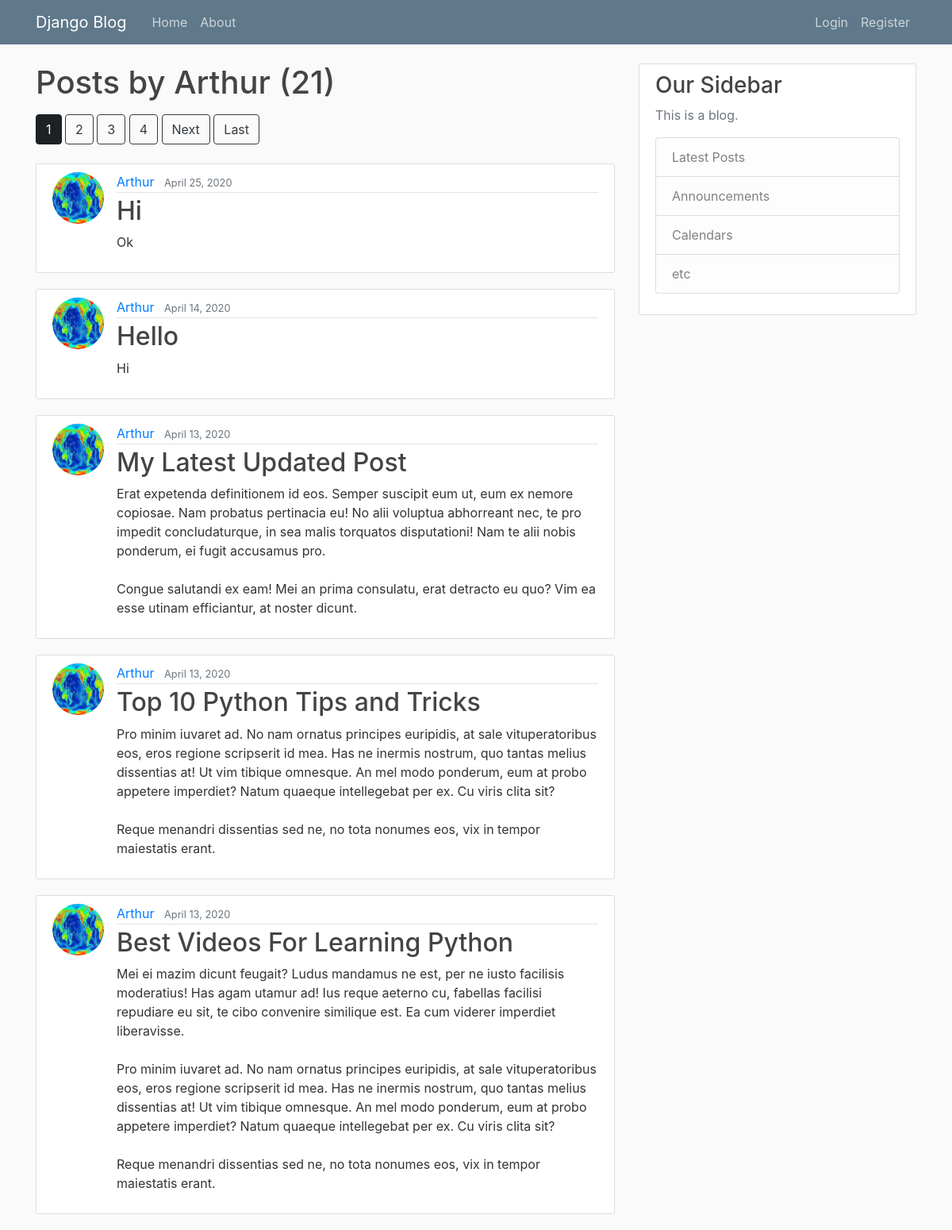
Screenshot of /user/Arthur with the database file from the repository.
### webapp/models.py (models this page shows, shortened)
class Post(models.Model):
    title = models.CharField(max_length=50)
    content = models.TextField(max_length=300)
    date = models.DateTimeField(default=timezone.now)
    author = models.ForeignKey(User, on_delete=models.CASCADE)

### users/models.py (models this page shows, shortened)
class Profile(models.Model):
    user = models.OneToOneField(User, on_delete=models.CASCADE,)
    image = models.ImageField(default='default.jpg', upload_to='profile_pics')

### webapp/views.py (the view)
# urls.py: path("user/<str:username>", UserPostListView.as_view(), name="user-posts"),
class UserPostListView(ListView):
    model = Post
    template_name = 'webapp/userposts.html'
    context_object_name = 'posts'
    ordering = ['-date']
    paginate_by = 5
    def get_queryset(self):
        user = get_object_or_404(User, username=self.kwargs.get('username'))
        return Post.objects.filter(author=user).order_by('-date')

### webapp/templates/webapp/userposts.html (shortened to what this page needs)
{% extends "webapp/base.html" %}
{% block content %}
    <h1 class="mb-3">Posts by {{ view.kwargs.username }} ({{ page_obj.paginator.count }})</h1>
    <div>
        {% if is_paginated %}
        {% for num in page_obj.paginator.page_range %}
            {% if page_obj.number == num %}
                <a class="btn btn-dark text-white active mb-4" href="?page={{ num }}">{{ num }}</a>
            {% elif num > page_obj.number|add:'-4' and num < page_obj.number|add:'4' %}
                <a class="btn btn-outline-dark mb-4" href="?page={{ num }}">{{ num }}</a>
            {% endif %}
        {% endfor %}
        {% if page_obj.has_next %}
            <a class="btn btn-outline-dark mb-4" href="?page={{ page_obj.next_page_number }}">Next</a>
            <a class="btn btn-outline-dark mb-4" href="?page={{ page_obj.paginator.num_pages }}">Last</a>
        {% endif %}
    {% endif %}
    </div>
    {% for post in posts %}
        <article class="media content-section">
            <img class="rounded-circle article-img" src="{{ post.author.profile.image.url }}">
            <div class="media-body">
                <div class="article-metadata">
                    <a class="mr-2" href="{% url 'webapp:user-posts' post.author.username %}">{{ post.author }}</a>
                    <small class="text-muted">{{ post.date|date:"F d, Y" }}</small>
                </div>
                <h2><a class="article-title" href="/post/{{ post.id }}/">{{ post.title }}</a></h2>
                <p class="article-content">{{ post.content }}</p>
            </div>
        </article>
    {% endfor %}
{% endblock content %}

### webapp/static/webapp/main.css (style rules this page uses)
body { background: rgb(250, 250, 250); color: rgb(51, 51, 51); margin-top: 5rem; }
h1, h2, h3, h4, h5, h6 { color: rgb(68, 68, 68); }
.content-section { background: rgb(255, 255, 255); padding: 10px 20px; border: 1px solid rgb(221, 221, 221); border-radius: 3px; margin-bottom: 20px; }
.article-title { color: rgb(68, 68, 68); }
.article-content { white-space: pre-line; }
.article-img { height: 65px; width: 65px; margin-right: 16px; }
.article-metadata { padding-bottom: 1px; margin-bottom: 4px; border-bottom: 1px solid rgb(227, 227, 227) }

### rows the page displays
Post: author.profile.image (picture), author "Arthur", date "April 25, 2020", title "Hi", content "Ok"
Post: author.profile.image (picture), author "Arthur", date "April 14, 2020", title "Hello", content "Hi"
Post: author.profile.image (picture), author "Arthur", date "April 13, 2020", title "My Latest Updated Post", content "Erat expetenda definitionem id eos. Semper suscipit eum ut, eum ex nemore copiosae. Nam probatus pertinacia eu! No alii voluptua abhorreant nec, te pro impedit concludaturque, in sea malis torquatos disputationi! Nam te alii nobis ponderum, ei fugit accusamus pro. Congue salutandi ex eam! Mei an prima consulatu, erat detracto eu quo? Vim ea esse utinam efficiantur, at noster dicunt."
Post: author.profile.image (picture), author "Arthur", date "April 13, 2020", title "Top 10 Python Tips and Tricks", content "Pro minim iuvaret ad. No nam ornatus principes euripidis, at sale vituperatoribus eos, eros regione scripserit id mea. Has ne inermis nostrum, quo tantas melius dissentias at! Ut vim tibique omnesque. An mel modo ponderum, eum at probo appetere imperdiet? Natum quaeque intellegebat per ex. Cu viris clita sit? Reque menandri dissentias sed ne, no tota nonumes eos, vix in tempor maiestatis erant."
Post: author.profile.image (picture), author "Arthur", date "April 13, 2020", title "Best Videos For Learning Python", content "Mei ei mazim dicunt feugait? Ludus mandamus ne est, per ne iusto facilisis moderatius! Has agam utamur ad! Ius reque aeterno cu, fabellas facilisi repudiare eu sit, te cibo convenire similique est. Ea cum viderer imperdiet liberavisse. Pro minim iuvaret ad. No nam ornatus principes euripidis, at sale vituperatoribus eos, eros regione scripserit id mea. Has ne inermis nostrum, quo tantas melius dissentias at! Ut vim tibique omnesque. An mel modo ponderum, eum at probo appetere imperdiet? Natum quaeque intellegebat per ex. Cu viris clita sit? Reque menandri dissentias sed ne, no tota nonumes eos, vix in tempor maiestatis erant."

### other values shown
{{ view.kwargs.username }} "Arthur"
{{ page_obj.paginator.count }} "21"
{{ num }} "1"
{{ num }} "2" "3" "4"
